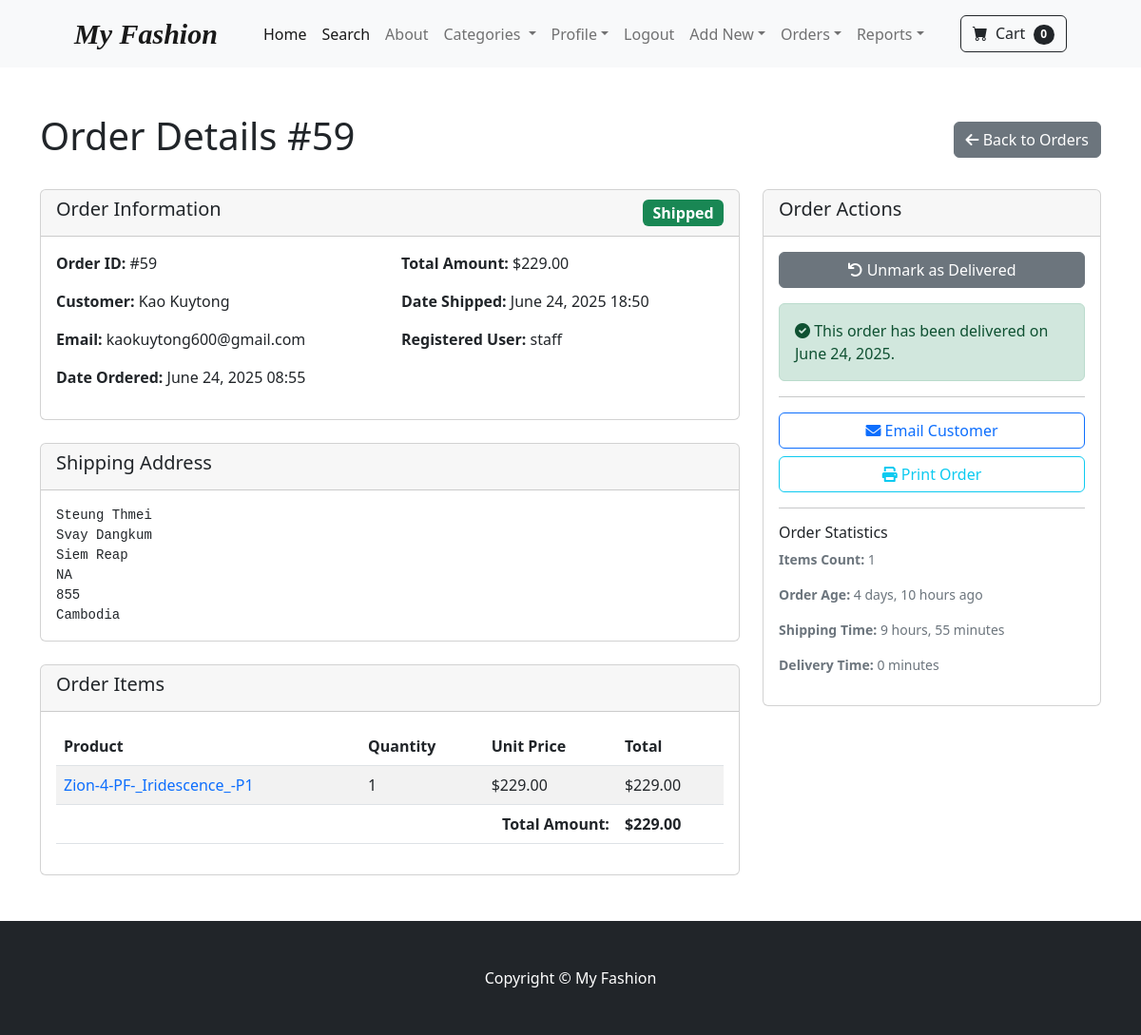
/order-detail/59/ (signed in), run on the app's committed database.
### payment/models.py (models this page shows, shortened)
class Order(models.Model):
    user = models.ForeignKey(User, on_delete=models.CASCADE, null=True, blank=True)
    full_name = models.CharField(max_length=250)
    email = models.EmailField(max_length=250)
    shipping_address = models.TextField(max_length=15000)
    amount_paid = models.DecimalField(max_digits=7, decimal_places=2)
    date_ordered = models.DateTimeField(auto_now_add=True)
    shipped = models.BooleanField(default=False)
    date_shipped = models.DateTimeField(blank=True, null=True)
    delivered = models.BooleanField(default=False)
    date_delivered = models.DateTimeField(blank=True, null=True)
    viewed_by_admin = models.BooleanField(default=False)

class OrderItem(models.Model):
    order = models.ForeignKey(Order, on_delete=models.CASCADE, null=True)
    product = models.ForeignKey(Product, on_delete=models.CASCADE, null=True, blank=True)
    user = models.ForeignKey(User, on_delete=models.CASCADE, null=True, blank=True)
    quantity = models.PositiveBigIntegerField(default=1)
    price = models.DecimalField(max_digits=7, decimal_places=2)

### store/models.py (models this page shows, shortened)
class Product(models.Model):
    name = models.CharField(max_length=100)
    price = models.DecimalField(default=0, decimal_places=2, max_digits=6)
    category = models.ForeignKey(Category, on_delete=models.CASCADE, default=1)
    description = models.CharField(max_length=250, default='', blank=True, null=True)
    image = models.ImageField(upload_to='upload/product/', blank=True, null=True)
    is_on_sale = models.BooleanField(default=False)
    sale_price = models.DecimalField(max_digits=10, decimal_places=2, null=True, blank=True)
    quantity = models.IntegerField(default=0)

### store/views.py (the view, shortened to what this page needs)
# urls.py: path('order-detail/<int:order_id>/', views.order_detail, name='order_detail'),
@login_required
@user_passes_test(is_staff)
def order_detail(request, order_id):
    order = get_object_or_404(PaymentOrder, id=order_id)
    order_items = OrderItem.objects.filter(order=order)
    context = {
        'order': order,
        'order_items': order_items,
    }
    return render(request, 'order_detail.html', context)

### cart/cart.py (called while the page is built)
    def __len__(self):
        return len(self.cart)

### cart/context_processors.py (called while the page is built)
def cart(request):
	return {'cart': Cart(request)}

### store/context_processors.py (called while the page is built)
def categories_processor(request):
    categories = Category.objects.all()
    return {'categories': categories}

### store/models.py (called while the page is built)
    def __str__(self):
        return self.name

### store/templatetags/math_filters.py (called while the page is built)
@register.filter
def mul(value, arg):
    try:
        return float(value) * float(arg)
    except (ValueError, TypeError):
        return 0

### store/views.py (called while the page is built)
def is_staff(user):
    return user.is_authenticated and user.is_superuser

### store/templates/order_detail.html (shortened to what this page needs)
{% extends 'base.html' %}
{% load math_filters %}
{% block content %}
<div class="container my-5">
    <div class="row">
        <div class="col-12">
            <div class="d-flex justify-content-between align-items-center mb-4">
                <h1>Order Details #{{ order.id }}</h1>
                <a href="{% url 'order_management' %}" class="btn btn-secondary">
                    <i class="fas fa-arrow-left"></i> Back to Orders
                </a>
            </div>
            <div class="row">
                <div class="col-md-8">
                    <div class="card mb-4">
                        <div class="card-header d-flex justify-content-between align-items-center">
                            <h5>Order Information</h5>
                            <div>
                                {% if order.shipped %}
                                    <span class="badge bg-success fs-6">Shipped</span>
                                {% else %}
                                    <span class="badge bg-warning fs-6">Pending</span>
                                {% endif %}
                            </div>
                        </div>
                        <div class="card-body">
                            <div class="row">
                                <div class="col-md-6">
                                    <p><strong>Order ID:</strong> #{{ order.id }}</p>
                                    <p><strong>Customer:</strong> {{ order.full_name }}</p>
                                    <p><strong>Email:</strong> {{ order.email }}</p>
                                    <p><strong>Date Ordered:</strong> {{ order.date_ordered|date:"F d, Y H:i" }}</p>
                                </div>
                                <div class="col-md-6">
                                    <p><strong>Total Amount:</strong> ${{ order.amount_paid|floatformat:2 }}</p>
                                    {% if order.shipped %}
                                        <p><strong>Date Shipped:</strong>
                                            {% if order.date_shipped %}
                                                {{ order.date_shipped|date:"F d, Y H:i" }}
                                            {% else %}
                                                Not specified
                                            {% endif %}
                                        </p>
                                    {% endif %}
                                    {% if order.user %}
                                        <p><strong>Registered User:</strong> {{ order.user.username }}</p>
                                    {% else %}
                                        <p><strong>Guest Order</strong></p>
                                    {% endif %}
                                </div>
                            </div>
                        </div>
                    </div>
                    <div class="card mb-4">
                        <div class="card-header">
                            <h5>Shipping Address</h5>
                        </div>
                        <div class="card-body">
                            <pre class="mb-0">{{ order.shipping_address }}</pre>
                        </div>
                    </div>
                    <div class="card">
                        <div class="card-header">
                            <h5>Order Items</h5>
                        </div>
                        <div class="card-body">
                            <div class="table-responsive">
                                <table class="table table-striped">
                                    <thead>
                                        <tr>
                                            <th>Product</th>
                                            <th>Quantity</th>
                                            <th>Unit Price</th>
                                            <th>Total</th>
                                        </tr>
                                    </thead>
                                    <tbody>
                                        {% for item in order_items %}
                                        <tr>
                                            <td>
                                                {% if item.product %}
                                                    <a href="{% url 'product' item.product.id %}" class="text-decoration-none">
                                                        {{ item.product.name }}
                                                    </a>
                                                {% else %}
                                                    <em>Product no longer available</em>
                                                {% endif %}
                                            </td>
                                            <td>{{ item.quantity }}</td>
                                            <td>${{ item.price|floatformat:2 }}</td>
                                            <td>${{ item.price|mul:item.quantity|floatformat:2 }}</td>
                                        </tr>
                                        {% empty %}
                                        <tr>
                                            <td colspan="4" class="text-center">No items found</td>
                                        </tr>
                                        {% endfor %}
                                    </tbody>
                                    <tfoot>
                                        <tr>
                                            <th colspan="3" class="text-end">Total Amount:</th>
                                            <th>${{ order.amount_paid|floatformat:2 }}</th>
                                        </tr>
                                    </tfoot>
                                </table>
                            </div>
                        </div>
                    </div>
                </div>
                <div class="col-md-4">
                    <div class="card">
                        <div class="card-header">
                            <h5>Order Actions</h5>
                        </div>
                        <div class="card-body">
                            {% if order.delivered %}
                                <form method="POST" class="mb-3">
                                    <button type="submit" class="btn btn-secondary w-100"
                                            onclick="return confirm('Remove delivery confirmation?')">
                                        <i class="fas fa-undo"></i> Unmark as Delivered
                                    </button>
                                </form>
                                <div class="alert alert-success">
                                    <i class="fas fa-check-circle"></i> This order has been delivered on {{ order.date_delivered|date:"F d, Y" }}.
                                </div>
                            {% endif %}
                            <hr>
                            <div class="d-grid gap-2">
                                {% if order.user %}
                                    <a href="mailto:{{ order.email }}" class="btn btn-outline-primary">
                                        <i class="fas fa-envelope"></i> Email Customer
                                    </a>
                                {% endif %}
                                <button type="button" class="btn btn-outline-info" onclick="window.print()">
                                    <i class="fas fa-print"></i> Print Order
                                </button>
                            </div>
                            <hr>
                            <h6>Order Statistics</h6>
                            <small class="text-muted">
                                <p><strong>Items Count:</strong> {{ order_items|length }}</p>
                                <p><strong>Order Age:</strong> {{ order.date_ordered|timesince }} ago</p>
                                {% if order.shipped and order.date_shipped %}
                                    <p><strong>Shipping Time:</strong> {{ order.date_ordered|timesince:order.date_shipped }}</p>
                                {% endif %}
                                {% if order.delivered and order.date_delivered %}
                                    <p><strong>Delivery Time:</strong> {{ order.date_shipped|timesince:order.date_delivered }}</p>
                                {% endif %}
                            </small>
                        </div>
                    </div>
                </div>
            </div>
        </div>
    </div>
</div>
{% endblock %}

### data on the page
Order: id "59", full_name "Kao Kuytong", email "kaokuytong600@gmail.com", date_ordered "June 24, 2025 08:55", amount_paid "229.00", date_shipped "June 24, 2025 18:50", user.username "staff", shipping_address "Steung Thmei Svay Dangkum Siem Reap NA 855 Cambodia", date_delivered "June 24, 2025", date_ordered "4 days, 10 hours", date_ordered "9 hours, 55 minutes", date_shipped "0 minutes"
OrderItem: product.name "Zion-4-PF-_Iridescence_-P1", quantity "1", price "229.00", price|mul "229.00"

### other printed values
{{ cart|length }} "0"
{{ order_items|length }} "1"
